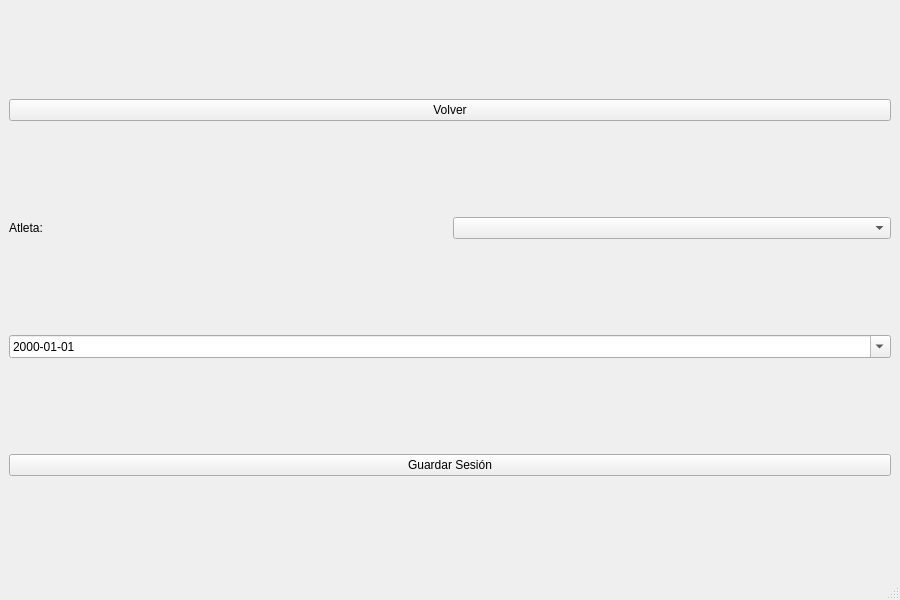
<?xml version="1.0" encoding="UTF-8"?>
<ui version="4.0">
 <class>VistaAsignarEntrenamiento</class>
 <widget class="QMainWindow" name="VistaAsignarEntrenamiento">
  <property name="geometry">
   <rect><x>0</x><y>0</y><width>900</width><height>600</height></rect>
  </property>
  <property name="windowTitle">
   <string>POWERGYM - Asignar Entrenamiento</string>
  </property>
  <property name="styleSheet">
   <string notr="true">
    /* (tu stylesheet existente…) */
   </string>
  </property>
  <widget class="QWidget" name="centralwidget">
   <layout class="QVBoxLayout" name="mainVerticalLayout">
    <!-- Botón Volver -->
    <item>
     <widget class="QPushButton" name="btn_volver">
      <property name="text"><string>Volver</string></property>
     </widget>
    </item>

    <!-- Selección de atleta -->
    <item>
     <layout class="QHBoxLayout" name="layoutSeleccionAtleta">
      <item>
       <widget class="QLabel" name="labelSeleccionAtleta">
        <property name="text"><string>Atleta:</string></property>
       </widget>
      </item>
      <item>
       <widget class="QComboBox" name="comboAtleta"/>
      </item>
     </layout>
    </item>

    <!-- Campos de Sentadilla, Banca, Peso Muerto… igual que tenías -->
    <item>
     <layout class="QHBoxLayout" name="horizontalLayout">
       <!-- … tus layoutSentadilla, layoutPressBanca, layoutPesoMuerto … -->
     </layout>
    </item>

    <!-- Fecha de entrenamiento -->
    <item>
     <widget class="QDateEdit" name="fechaEntrenamiento">
      <property name="calendarPopup"><bool>true</bool></property>
      <property name="displayFormat"><string>yyyy-MM-dd</string></property>
     </widget>
    </item>

    <!-- Botón Guardar -->
    <item>
     <widget class="QPushButton" name="botonGuardar">
      <property name="minimumHeight"><number>40</number></property>
      <property name="text"><string>Guardar Sesión</string></property>
     </widget>
    </item>
   </layout>
  </widget>
  <widget class="QMenuBar" name="menubar"/>
  <widget class="QStatusBar" name="statusbar"/>
 </widget>
 <resources>
  <include location="../recursos.qrc"/>
 </resources>
 <connections/>
</ui>
